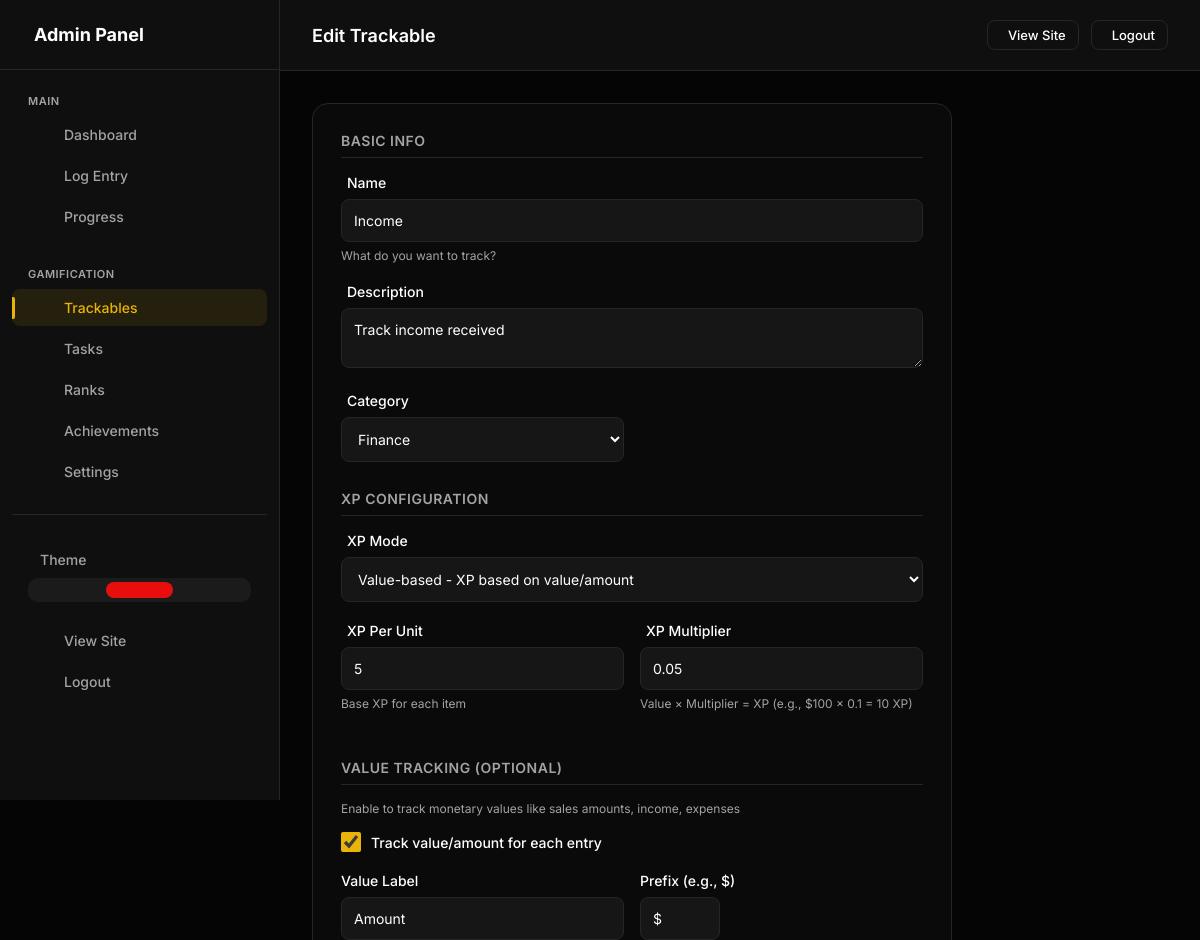
Page /admin/trackables/7/edit (signed in, upper part) on the earlier database version.
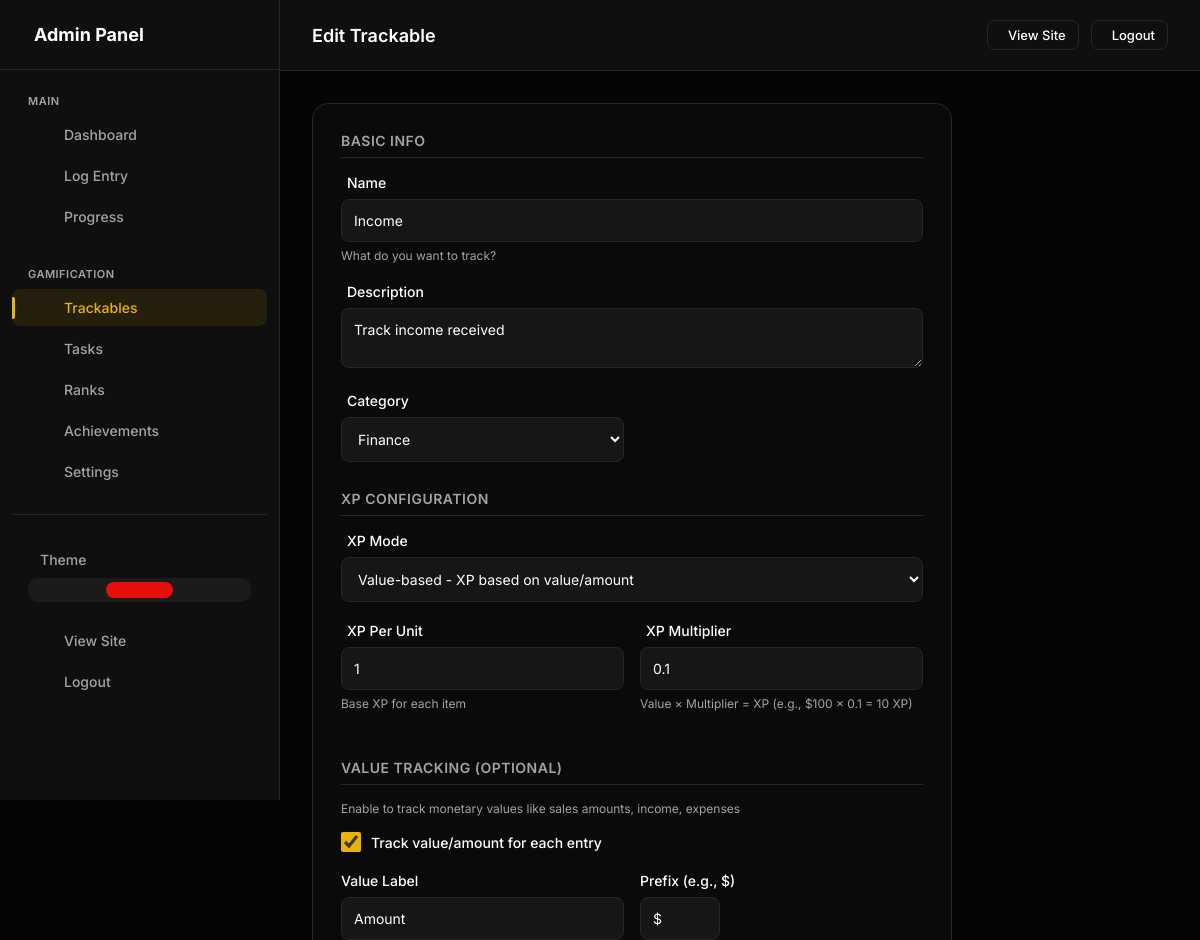
Same page on the later database version.
### models.py (models this page shows, shortened)
class TrackableType(db.Model):
    __tablename__ = 'trackable_types'
    id = db.Column(db.Integer, primary_key=True)
    user_id = db.Column(db.Integer, db.ForeignKey('users.id'), nullable=False, index=True)
    name = db.Column(db.String(100), nullable=False)  # "Blog Post", "YouTube Short", "Sale", etc.
    slug = db.Column(db.String(100), nullable=False)  # "blog_post", "youtube_short", "sale"
    description = db.Column(db.String(500))
    category = db.Column(db.String(50), default='content')  # 'content', 'task', 'metric', 'sales', 'finance'
    xp_per_unit = db.Column(db.Integer, default=10)  # Base XP earned per item
    xp_mode = db.Column(db.String(20), default='fixed')  # 'fixed', 'value_based', 'tiered'
    xp_multiplier = db.Column(db.Float, default=1.0)
    tiers_config = db.Column(db.Text)  # JSON: [{"name": "Bronze", "min": 0, "xp": 10}, {"name": "Silver", "min": 100, "xp": 50}]
    track_value = db.Column(db.Boolean, default=False)  # Track monetary/numeric value?
    value_label = db.Column(db.String(50), default='Value')  # "Price", "Amount", "Revenue", etc.
    value_prefix = db.Column(db.String(10), default='$')  # Currency symbol or unit
    value_suffix = db.Column(db.String(10), default='')  # e.g., "hrs", "units"
    icon = db.Column(db.String(50), default='ph-star')  # Phosphor icon name
    color = db.Column(db.String(20), default='#0ea5e9')  # Hex color
    emoji = db.Column(db.String(10))  # Optional emoji
    is_countable = db.Column(db.Boolean, default=True)  # Can you count multiple?
    track_duration = db.Column(db.Boolean, default=False)  # Track time/duration?
    track_views = db.Column(db.Boolean, default=False)  # Track views?
    allows_negative = db.Column(db.Boolean, default=False)  # Allow negative values (for expenses)?
    daily_goal = db.Column(db.Integer, default=0)  # Daily target (0 = no goal)
    weekly_goal = db.Column(db.Integer, default=0)  # Weekly target
    monthly_goal = db.Column(db.Integer, default=0)  # Monthly target
    value_goal = db.Column(db.Float, default=0)  # Value-based goal (e.g., $1000 in sales)
    display_order = db.Column(db.Integer, default=0)
    is_active = db.Column(db.Boolean, default=True)
    is_pinned = db.Column(db.Boolean, default=False)  # Show on dashboard
    created_at = db.Column(db.DateTime, default=datetime.utcnow)
    updated_at = db.Column(db.DateTime, default=datetime.utcnow, onupdate=datetime.utcnow)
    expense_threshold = db.Column(db.Float, default=0) # For expense trackables: Diff between threshold and value earns XP
    entries = db.relationship('TrackableEntry', backref='trackable_type', lazy=True, cascade='all, delete-orphan')

### app.py (the view, shortened to what this page needs)
    @app.route('/admin/trackables/<int:id>/edit', methods=['GET', 'POST'])
    @admin_required
    def admin_trackable_edit(id):
        trackable = TrackableType.query.get_or_404(id)
        if trackable.user_id != current_user.id:
            abort(403)
        return render_template('admin/trackable_form.html', trackable=trackable)

### templates/admin/trackable_form.html (shortened to what the changed rows need)
{% extends "admin/base.html" %}
{% block page_title %}{{ 'Edit' if trackable else 'Add' }} Trackable{% endblock %}
{% block content %}
<div class="form-container">
    <form method="post" class="form-card">
        <div class="form-section">
            <div class="form-group">
                <label> Name</label>
                <input type="text" name="name" value="{{ trackable.name if trackable else '' }}" required
                    placeholder="e.g., Blog Post, Sale, Income, Client Call">
                <div class="help-text">What do you want to track?</div>
            </div>
            <div class="form-group">
                <label> Description</label>
                <textarea name="description" rows="2"
                    placeholder="Optional description...">{{ trackable.description if trackable else '' }}</textarea>
            </div>
            <div class="form-row">
                <div class="form-group">
                    <label> Category</label>
                    <select name="category">
                        <option value="finance" {% if trackable and trackable.category=='finance' %}selected{% endif %}>
                            Finance</option>
                    </select>
                </div>
            </div>
        </div>
        <div class="form-section">
            <div class="form-group">
                <label> {{ points_name }} Mode</label>
                <select name="xp_mode" id="xpModeSelect" onchange="toggleXpOptions()">
                    <option value="value_based" {% if trackable and trackable.xp_mode=='value_based' %}selected{% endif
                        %}>Value-based - {{ points_name }} based on value/amount</option>
                </select>
            </div>
            <div class="form-row">
                <div class="form-group" id="xpPerUnitGroup">
                    <label> {{ points_name }} Per Unit</label>
                    <input type="number" name="xp_per_unit" value="{{ trackable.xp_per_unit if trackable else 10 }}"
                        min="0">
                    <div class="help-text">Base {{ points_name }} for each item</div>
                </div>
                <div class="form-group" id="xpMultiplierGroup" style="display: none;">
                    <label> {{ points_name }} Multiplier</label>
                    <input type="number" name="xp_multiplier"
                        value="{{ trackable.xp_multiplier if trackable else 0.1 }}" min="0" step="0.01">
                    <div class="help-text">Value × Multiplier = {{ points_name }} (e.g., $100 × 0.1 = 10 {{ points_name
                        }})</div>
                </div>
            </div>
        </div>
        <div class="form-section">
            <div class="form-group">
                <label class="checkbox-item" style="display: flex; align-items: center; gap: 10px; cursor: pointer;">
                    <input type="checkbox" name="track_value" id="trackValueCheck" onchange="toggleValueOptions()" {% if
                        trackable and trackable.track_value %}checked{% endif %}
                        style="width: 20px; height: 20px; accent-color: var(--accent);">
                    <span>Track value/amount for each entry</span>
                </label>
            </div>
            <div id="valueOptions"
                style="display: {% if trackable and trackable.track_value %}block{% else %}none{% endif %};">
                <div class="form-row">
                    <div class="form-group">
                        <label>Value Label</label>
                        <input type="text" name="value_label"
                            value="{{ trackable.value_label if trackable else 'Amount' }}"
                            placeholder="Amount, Price, Revenue">
                    </div>
                    <div class="form-group">
                        <label>Prefix (e.g., $)</label>
                        <input type="text" name="value_prefix"
                            value="{{ trackable.value_prefix if trackable else '$' }}" placeholder="$"
                            style="width: 80px;">
                    </div>
                </div>
            </div>
        </div>
    </form>
</div>
{% endblock %}

Differences in the rows shown:
changed TrackableType "Income": xp_per_unit "5" → "1"; xp_multiplier "0.05" → "0.1"
